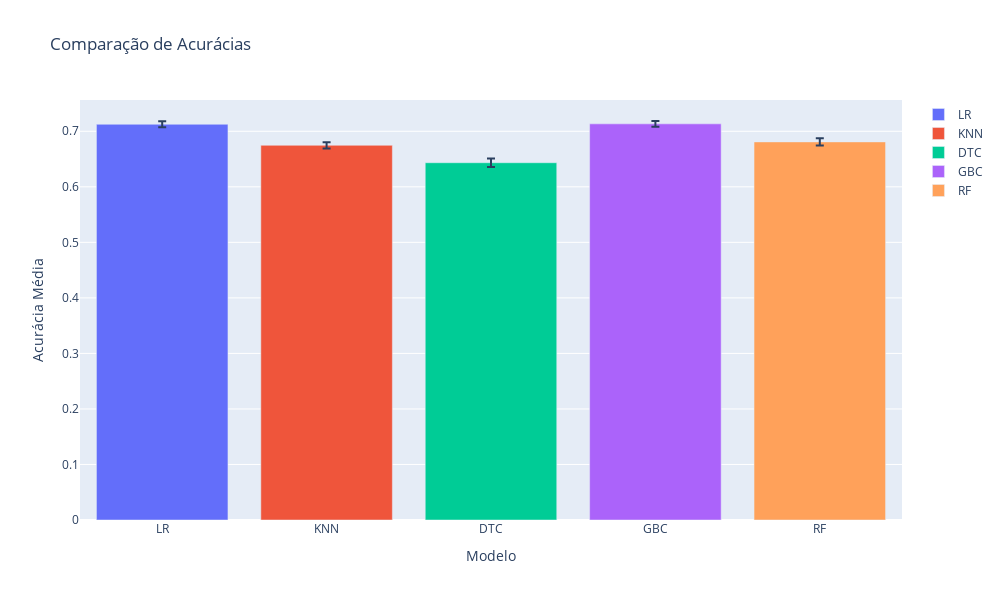

Notebook cell for this chart:
### Code cell
# Plotar os resultados
fig = go.Figure()

for name, result in results_acuracy.items():
    fig.add_trace(go.Bar(
        x=[name],
        y=[mean(result)],
        error_y=dict(type='data', array=[2.0*stdev(result)/np.sqrt(len(result))]),
        name=name
    ))

fig.update_layout(
    title='Comparação de Acurácias',
    xaxis_title='Modelo',
    yaxis_title='Acurácia Média',
    width=1000,
    height=600,
)

fig.show()

### Figure 1 — Plotly figure (JSON) as saved in the notebook; plotly's stock layout.template omitted (floating-point values rounded to 4 significant figures)
{"data": [{"error_y": {"array": [0.005506], "type": "data"}, "name": "LR", "type": "bar", "x": ["LR"], "y": [0.7127]}, {"error_y": {"array": [0.005624], "type": "data"}, "name": "KNN", "type": "bar", "x": ["KNN"], "y": [0.6747]}, {"error_y": {"array": [0.007632], "type": "data"}, "name": "DTC", "type": "bar", "x": ["DTC"], "y": [0.6434]}, {"error_y": {"array": [0.005135], "type": "data"}, "name": "GBC", "type": "bar", "x": ["GBC"], "y": [0.7134]}, {"error_y": {"array": [0.006436], "type": "data"}, "name": "RF", "type": "bar", "x": ["RF"], "y": [0.6809]}], "layout": {"height": 600, "title": {"text": "Comparação de Acurácias"}, "width": 1000, "xaxis": {"title": {"text": "Modelo"}}, "yaxis": {"title": {"text": "Acurácia Média"}}}}
